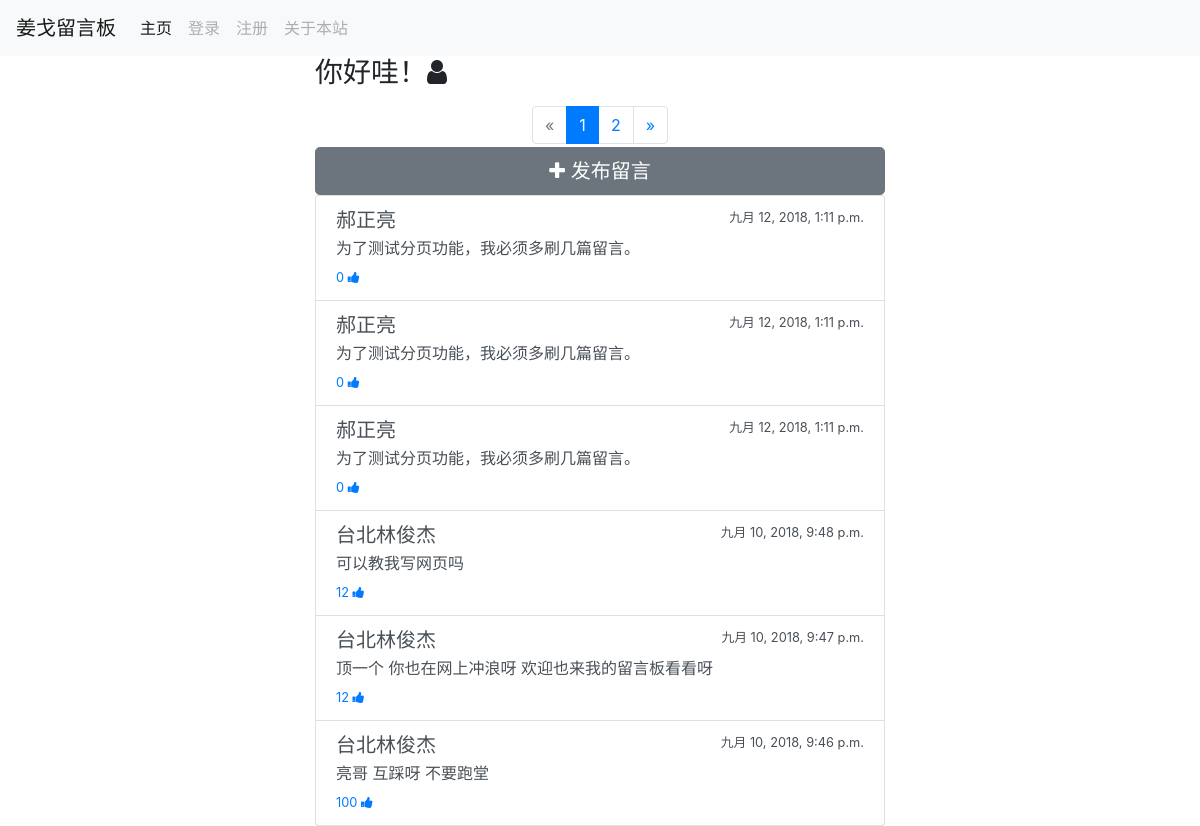
The page / on the database its author committed.
### myauth/models.py (models this page shows, shortened)
class Mesage (models.Model):
    content = models.TextField(max_length=150)
    author = models.ForeignKey(User, on_delete=models.DO_NOTHING)
    created_time = models.DateTimeField(auto_now_add=True)
    approval = models.IntegerField()
    class Meta:
        ordering = ['-created_time']

class normal_user_form(models.Model):
    user = models.OneToOneField(User, on_delete=models.CASCADE)
    nickname = models.CharField(blank=False, max_length=50)
    birthday = models.DateField(blank=True, null=True)
    phonenumber = models.CharField(blank=False, max_length=12)
    class Meta:
        verbose_name_plural = "normal_user_form"

### myauth/views.py (the view)
# urls.py: 2. Add a URL to urlpatterns:  path('', views.home, name='home')
@csrf_exempt
def home(request):
    mesages = Mesage.objects.all()
    paginator = Paginator(mesages, 6)
    page_num = request.GET.get('page',1)
    page_of_mesages = paginator.get_page(page_num)
    content = { 'mesages': page_of_mesages.object_list,'page_of_mesages': page_of_mesages}
    return render(request, 'myauth/home.html',content)

### myauth/templates/myauth/home.html (shortened to what this page needs)
{% load staticfiles %}
<!DOCTYPE html>
<html lang="zh-hans">
<head>
    <link rel="stylesheet" href="https://maxcdn.bootstrapcdn.com/font-awesome/4.5.0/css/font-awesome.min.css">
    <link rel="stylesheet" href="https://stackpath.bootstrapcdn.com/bootstrap/4.1.1/css/bootstrap.min.css">
<body>
    <nav class="navbar navbar-fixed-top navbar-expand-lg navbar-light bg-light">
      <a class="navbar-brand" href="{% url 'myauth:home' %}">姜戈留言板</a>
      <div class="collapse navbar-collapse" id="navbarNav">
        <ul class="navbar-nav">
          <li class="nav-item active">
            <a class="nav-link" href="{% url 'myauth:home' %}">主页<span class="sr-only">(current)</span></a>
          </li>
          {% if user.is_authenticated %}
          <li class="nav-item">
            <a class="nav-link" href="{% url 'myauth:user_center' %}">个人中心</a>
          </li>
          <li class="nav-item">
            <a class="nav-link" href="{% url 'myauth:log_out' %}">登出</a>
          </li>
          {% else %}
          <li class="nav-item">
            <a class="nav-link disabled" href="{% url 'myauth:log_in' %}">登录</a>
          </li>
          <li class="nav-item">
            <a class="nav-link disabled" href="{% url 'myauth:register' %}">注册</a>
          </li>
          {% endif %}
          <li class="nav-item">
            <a class="nav-link disabled" href="{% url 'myauth:intro' %}">关于本站</a>
          </li>
        </ul>
      </div>
    </nav>
    <div style="max-width: 600px" class="container">
        <h3 class="mb-3">你好哇！<i class="fa fa-user"></i> {{ user.normal_user_form.nickname }}</h3>
        <div style="text-align: center">
            <nav style="display: inline-block" aria-label="Page navigation example">
                <ul style="margin-bottom: 3px;" class="pagination">
                    {% if page_of_mesages.has_previous %}
                        <li class="page-item">
                            <a class="page-link" href="?page={{ page_of_mesages.previous_page_number }}" aria-label="Previous">
                                <span aria-hidden="true">&laquo;</span>
                                <span class="sr-only">Previous</span>
                            </a>
                        </li>
                    {% else %}
                        <li class="page-item disabled">
                            <a class="page-link" href="#" aria-label="Previous">
                                <span aria-hidden="true">&laquo;</span>
                            </a>
                        </li>
                    {% endif %}
                    {% for page_num in page_of_mesages.paginator.page_range %}
                        {% if page_num == page_of_mesages.number %}
                            <li class="page-item active"><a class="page-link" href="?page={{ page_num }}">{{ page_num }}</a></li>
                        {% else %}
                            <li class="page-item"><a class="page-link" href="?page={{ page_num }}">{{ page_num }}</a></li>
                        {% endif %}
                    {% endfor %}
                    {% if page_of_mesages.has_next %}
                        <li class="page-item">
                            <a class="page-link" href="?page={{ page_of_mesages.next_page_number }}" aria-label="Next">
                                <span aria-hidden="true">&raquo;</span>
                            </a>
                        </li>
                    {% endif %}
                </ul>
            </nav>
        </div>
        <a href="{% url 'myauth:publish' %}" class="btn-lg btn btn-secondary btn-block"><i class="fa fa-plus"></i> 发布留言</a>
        <div class=" list-group">
            {% for item in mesages %}
            <div href="#" class="list-group-item list-group-item-action flex-column align-items-start">
                <div class="d-flex w-100 justify-content-between">
                <h5 class="mb-1">{{ item.author.normal_user_form.nickname }}</h5>
                <small>{{ item.created_time }}</small>
                </div>
                <p class="mb-1">{{item.content}}</p>
                <small><a href="{% url 'myauth:approval' item.id %}">{{ item.approval }} <i class="fa fa-thumbs-up"></i></a>
                </small>
            </div>
            {% endfor %}
        </div>
    </div>
</body>
</html>

### rows shown on the page
Mesage: author.normal_user_form.nickname "郝正亮", created_time "九月 12, 2018, 1:11 p.m.", content "为了测试分页功能，我必须多刷几篇留言。", approval "0"
Mesage: author.normal_user_form.nickname "郝正亮", created_time "九月 12, 2018, 1:11 p.m.", content "为了测试分页功能，我必须多刷几篇留言。", approval "0"
Mesage: author.normal_user_form.nickname "郝正亮", created_time "九月 12, 2018, 1:11 p.m.", content "为了测试分页功能，我必须多刷几篇留言。", approval "0"
Mesage: author.normal_user_form.nickname "台北林俊杰", created_time "九月 10, 2018, 9:48 p.m.", content "可以教我写网页吗", approval "12"
Mesage: author.normal_user_form.nickname "台北林俊杰", created_time "九月 10, 2018, 9:47 p.m.", content "顶一个 你也在网上冲浪呀 欢迎也来我的留言板看看呀", approval "12"
Mesage: author.normal_user_form.nickname "台北林俊杰", created_time "九月 10, 2018, 9:46 p.m.", content "亮哥 互踩呀 不要跑堂", approval "100"

### other values the page prints
{{ page_num }} "1"
{{ page_num }} "2"
